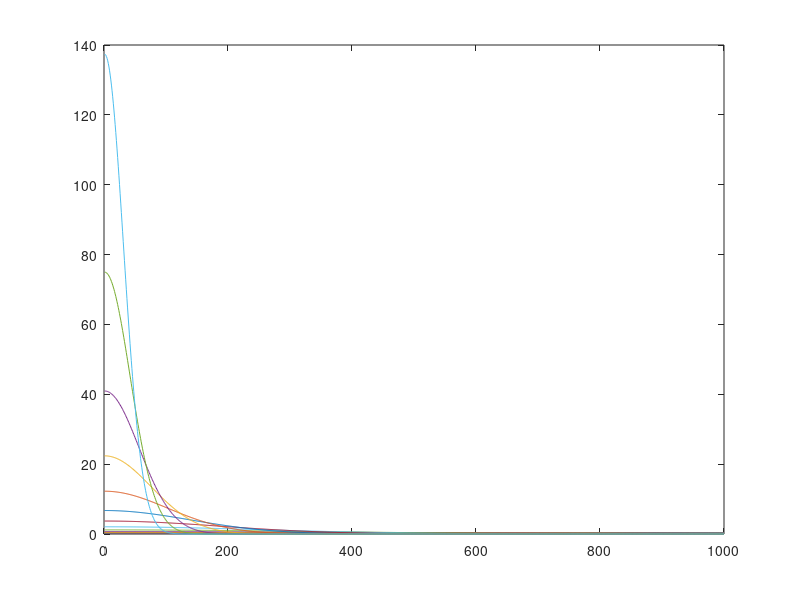

MATLAB code to generate this figure:
clc; clear;

xx = linspace(0,1,1000);
sshape = @(x) cos(xx*pi/3).^x(1);

GasConc = -1.204;
Gass = @(x) 2*sshape(x)/mean(sshape(x).*xx)*(10^x(2));

A = logspace(-2,3,20);

for ii = 1:length(A)
    BB(:,ii) = Gass([A(ii) -1.204]);
end

plot(BB);